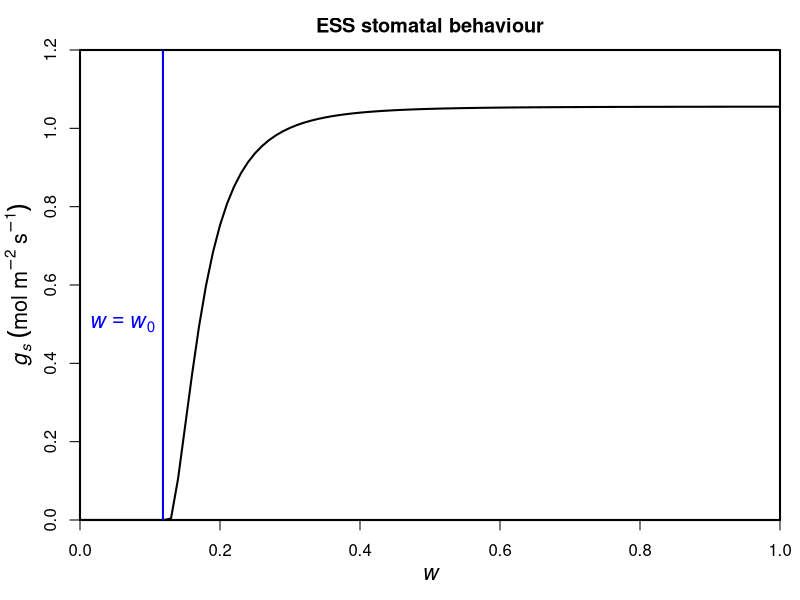

Reproduce this figure in R.
#options(digits=20)
w0f <- function(w0, gs=0,
                ca=400, Vcmax=50, cp=30, Km=703, Rd=1,
                a=1.6, nZ=0.5, p=43200, l=1.8e-5, LAI=1, h=l*a*LAI/nZ*p, VPD=0.02,
                pe=-1.58*10^-3, b=4.38, h2=h/1000, kmax=5, c=5.71, d=10.05, h3=10){
  res <- ((-c)*h*h2*h3*(ca+Km)*kmax*LAI*pe*(ca*(Rd-Vcmax)+2*cp*Vcmax+Km*(Rd+Vcmax))*VPD*w0^b*(-(pe/(w0^b*d)))^c-c^2*h^2*h3^2*(ca*(Rd-Vcmax)+2*cp*Vcmax+Km*(Rd+Vcmax))*VPD^2*w0^(2*b)*(-(pe/(w0^b*d)))^(2*c)-sqrt(c*h*h3*(cp+Km)*Vcmax*(Km*Rd+ca*(Rd-Vcmax)+cp*Vcmax)*VPD*w0^b*(-(pe/(w0^b*d)))^c*(h2*(ca+Km)*kmax*LAI*pe+c*h*h3*VPD*w0^b*(-(pe/(w0^b*d)))^c)*(h2*(ca+Km)*kmax*LAI*pe+2*c*h*h3*VPD*w0^b*(-(pe/(w0^b*d)))^c)^2))/(w0^b*(-(pe/(w0^b*d)))^c)/(c*h*h3*(ca+Km)^2*VPD*(h2*(ca+Km)*kmax*LAI*pe+c*h*h3*VPD*w0^b*(-(pe/(w0^b*d)))^c))
  return(abs(res))
}

w0 <- optimize(w0f, c(0.113, 1), tol=.Machine$double.eps)$minimum

ESS1 <- function(w,
                 ca=400, Vcmax=50, cp=30, Km=703, Rd=1, LAI=1,
                 a=1.6, nZ=0.5, p=43200, l=1.8e-5, h=l*a*LAI/nZ*p, VPD=0.02,
                 pe=-1.58*10^-3, b=4.38, h2=h/1000, kmax=5, c=5.71, d=10.05, h3=10){
  
  pxf1 <- function(gs){
    ps <- pe*(w0+(1-w0)*w)^(-b)
    kf <- function(x)kmax*exp(-(-x/d)^c)
    f1 <- function(x)-((ps-x)*h2*kf(x))
    minimum <- optimize(f1, c(-20,0), tol = .Machine$double.eps)$minimum
    f2 <- function(x)((ps-x)*h2*kf(x)-h*VPD*gs)^2
    px <- optimize(f2, c(minimum, ps), tol = .Machine$double.eps)$minimum
    return(px)
  }
  pxf2 <- Vectorize(pxf1)
  
  gsmax1 <- function(w){
    ps <- pe*(w0+(1-w0)*w)^(-b)
    kf <- function(x)kmax*exp(-(-x/d)^c)
    f1 <- function(x)-((ps-x)*h2*kf(x))
    pxmin <- optimize(f1, c(-20,0), tol = .Machine$double.eps)$minimum
    gsmax <- (ps-pxmin)*h2*kf(pxmin)/(h*VPD)
    return(gsmax)
  }
  gsmax2 <- Vectorize(gsmax1)
  gsmax <- gsmax2(w)
  
  f <- function(gs){
    px <- pxf2(gs)
    test <- ((-c)*h*h2*h3*(ca+Km)*kmax*LAI*px*(-(px/d))^c*(ca*(Rd-Vcmax)+2*cp*Vcmax+Km*(Rd+Vcmax))*VPD*(w+w0-w*w0)^(2*b)-c^2*h*h3*(-(px/d))^(2*c)*(ca*(Rd-Vcmax)+2*cp*Vcmax+Km*(Rd+Vcmax))*VPD*(w+w0-w*w0)^b*(h*h3*VPD*(w+w0-w*w0)^b+ca*h2*kmax*LAI*(pe-px*(w+w0-w*w0)^b)+h2*Km*kmax*LAI*(pe-px*(w+w0-w*w0)^b))-sqrt(c*h*h3*(cp+Km)*(-(px/d))^c*Vcmax*(Km*Rd+ca*(Rd-Vcmax)+cp*Vcmax)*VPD*(w+w0-w*w0)^b*(h2*(ca+Km)*kmax*LAI*px*(w+w0-w*w0)^b+c*(-(px/d))^c*(h*h3*VPD*(w+w0-w*w0)^b+ca*h2*kmax*LAI*(pe-px*(w+w0-w*w0)^b)+h2*Km*kmax*LAI*(pe-px*(w+w0-w*w0)^b)))*(h2*(ca+Km)*kmax*LAI*px*(w+w0-w*w0)^b+c*(-(px/d))^c*(2*h*h3*VPD*(w+w0-w*w0)^b+ca*h2*kmax*LAI*(pe-px*(w+w0-w*w0)^b)+h2*Km*kmax*LAI*(pe-px*(w+w0-w*w0)^b)))^2))/((-(px/d))^c*(w+w0-w*w0)^b)/(c*h*h3*(ca+Km)^2*VPD*(h2*(ca+Km)*kmax*LAI*px*(w+w0-w*w0)^b+c*(-(px/d))^c*(h*h3*VPD*(w+w0-w*w0)^b+ca*h2*kmax*LAI*(pe-px*(w+w0-w*w0)^b)+h2*Km*kmax*LAI*(pe-px*(w+w0-w*w0)^b))))
    res <- (gs-test)^2
    return(res)
  }
  
  res <- optimize(f, c(0, gsmax), tol = .Machine$double.eps)$minimum
  return(res)
}
ESS2 <- Vectorize(ESS1)
ESS3 <- Vectorize(function(w)ifelse(w<w0, 0, ESS2((w-w0)/(1-w0))))
ESS4 <- function(px, pe=-1.58*10^-3, b=4.38)ESS3((px/pe)^(-1/b))
# Figure
windows(8, 6)
par(mgp = c(2.2, 1, 0), xaxs = "i", yaxs = "i", lwd = 2, mar=c(4, 4, 2.5, 1), mfrow=c(1,1))
curve(ESS3, 0, 1,
      main= "ESS stomatal behaviour",
      xlab=expression(italic(w)), 
      ylab=expression(italic(g[s])~(mol~m^-2~s^-1)),
      xlim=c(0, 1), ylim=c(0, 1.2),
      cex.lab=1.3)
abline(v=w0, col="blue")
text(x=0.06, y=0.5, labels=expression(italic(w==w[0])), col="blue", cex=1.3)
# Figure
#windows(8, 6)
#par(mgp = c(2.2, 1, 0), xaxs = "i", yaxs = "i", lwd = 2, mar=c(4, 4, 2.5, 1), mfrow=c(1,1))
#curve(ESS4, -20, -1.58,
#      main= "ESS stomatal behaviour",
#      xlab=expression(italic(w)), 
#      ylab=expression(italic(g[s])~(mol~m^-2~s^-1)),
#      xlim=c(-20000, 0), ylim=c(0, 1.2),
#      cex.lab=1.3)
#abline(v=-1.58*w0^(-4.38), col="blue")
#text(x=-1.58*w0^(-4.38)+1.2, y=0.5, labels=expression(italic(w==w[0])), col="blue", cex=1.3)
